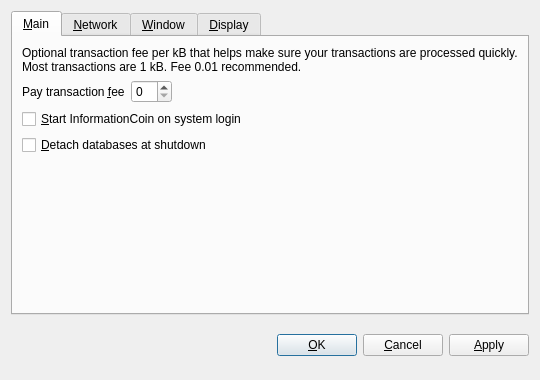
<?xml version="1.0" encoding="UTF-8"?>
<ui version="4.0">
 <class>OptionsDialog</class>
 <widget class="QDialog" name="OptionsDialog">
  <property name="geometry">
   <rect>
    <x>0</x>
    <y>0</y>
    <width>540</width>
    <height>380</height>
   </rect>
  </property>
  <property name="windowTitle">
   <string>Options</string>
  </property>
  <property name="modal">
   <bool>true</bool>
  </property>
  <layout class="QVBoxLayout" name="verticalLayout">
   <item>
    <widget class="QTabWidget" name="tabWidget">
     <property name="tabPosition">
      <enum>QTabWidget::North</enum>
     </property>
     <property name="currentIndex">
      <number>0</number>
     </property>
     <widget class="QWidget" name="tabMain">
      <attribute name="title">
       <string>&amp;Main</string>
      </attribute>
      <layout class="QVBoxLayout" name="verticalLayout_Main">
       <item>
        <widget class="QLabel" name="transactionFeeInfoLabel">
         <property name="text">
          <string>Optional transaction fee per kB that helps make sure your transactions are processed quickly. Most transactions are 1 kB. Fee 0.01 recommended.</string>
         </property>
         <property name="textFormat">
          <enum>Qt::PlainText</enum>
         </property>
         <property name="wordWrap">
          <bool>true</bool>
         </property>
        </widget>
       </item>
       <item>
        <layout class="QHBoxLayout" name="horizontalLayout_Main">
         <item>
          <widget class="QLabel" name="transactionFeeLabel">
           <property name="text">
            <string>Pay transaction &amp;fee</string>
           </property>
           <property name="textFormat">
            <enum>Qt::PlainText</enum>
           </property>
           <property name="buddy">
            <cstring>transactionFee</cstring>
           </property>
          </widget>
         </item>
         <item>
          <widget class="BitcoinAmountField" name="transactionFee"/>
         </item>
         <item>
          <spacer name="horizontalSpacer_Main">
           <property name="orientation">
            <enum>Qt::Horizontal</enum>
           </property>
           <property name="sizeHint" stdset="0">
            <size>
             <width>40</width>
             <height>20</height>
            </size>
           </property>
          </spacer>
         </item>
        </layout>
       </item>
       <item>
        <widget class="QCheckBox" name="bitcoinAtStartup">
         <property name="toolTip">
          <string>Automatically start InformationCoin after logging in to the system.</string>
         </property>
         <property name="text">
          <string>&amp;Start InformationCoin on system login</string>
         </property>
        </widget>
       </item>
       <item>
        <widget class="QCheckBox" name="detachDatabases">
         <property name="toolTip">
          <string>Detach block and address databases at shutdown. This means they can be moved to another data directory, but it slows down shutdown. The wallet is always detached.</string>
         </property>
         <property name="text">
          <string>&amp;Detach databases at shutdown</string>
         </property>
        </widget>
       </item>
       <item>
        <spacer name="verticalSpacer_Main">
         <property name="orientation">
          <enum>Qt::Vertical</enum>
         </property>
         <property name="sizeHint" stdset="0">
          <size>
           <width>20</width>
           <height>40</height>
          </size>
         </property>
        </spacer>
       </item>
      </layout>
     </widget>
     <widget class="QWidget" name="tabNetwork">
      <attribute name="title">
       <string>&amp;Network</string>
      </attribute>
      <layout class="QVBoxLayout" name="verticalLayout_Network">
       <item>
        <widget class="QCheckBox" name="mapPortUpnp">
         <property name="toolTip">
          <string>Automatically open the InformationCoin client port on the router. This only works when your router supports UPnP and it is enabled.</string>
         </property>
         <property name="text">
          <string>Map port using &amp;UPnP</string>
         </property>
        </widget>
       </item>
       <item>
        <widget class="QCheckBox" name="connectSocks">
         <property name="toolTip">
          <string>Connect to the InformationCoin network through a SOCKS proxy (e.g. when connecting through Tor).</string>
         </property>
         <property name="text">
          <string>&amp;Connect through SOCKS proxy:</string>
         </property>
        </widget>
       </item>
       <item>
        <layout class="QHBoxLayout" name="horizontalLayout_Network">
         <item>
          <widget class="QLabel" name="proxyIpLabel">
           <property name="text">
            <string>Proxy &amp;IP:</string>
           </property>
           <property name="textFormat">
            <enum>Qt::PlainText</enum>
           </property>
           <property name="buddy">
            <cstring>proxyIp</cstring>
           </property>
          </widget>
         </item>
         <item>
          <widget class="QValidatedLineEdit" name="proxyIp">
           <property name="maximumSize">
            <size>
             <width>140</width>
             <height>16777215</height>
            </size>
           </property>
           <property name="toolTip">
            <string>IP address of the proxy (e.g. 127.0.0.1)</string>
           </property>
          </widget>
         </item>
         <item>
          <widget class="QLabel" name="proxyPortLabel">
           <property name="text">
            <string>&amp;Port:</string>
           </property>
           <property name="textFormat">
            <enum>Qt::PlainText</enum>
           </property>
           <property name="buddy">
            <cstring>proxyPort</cstring>
           </property>
          </widget>
         </item>
         <item>
          <widget class="QLineEdit" name="proxyPort">
           <property name="maximumSize">
            <size>
             <width>55</width>
             <height>16777215</height>
            </size>
           </property>
           <property name="toolTip">
            <string>Port of the proxy (e.g. 9050)</string>
           </property>
          </widget>
         </item>
         <item>
          <widget class="QLabel" name="socksVersionLabel">
           <property name="text">
            <string>SOCKS &amp;Version:</string>
           </property>
           <property name="textFormat">
            <enum>Qt::PlainText</enum>
           </property>
           <property name="buddy">
            <cstring>socksVersion</cstring>
           </property>
          </widget>
         </item>
         <item>
          <widget class="QValueComboBox" name="socksVersion">
           <property name="toolTip">
            <string>SOCKS version of the proxy (e.g. 5)</string>
           </property>
          </widget>
         </item>
         <item>
          <spacer name="horizontalSpacer_Network">
           <property name="orientation">
            <enum>Qt::Horizontal</enum>
           </property>
           <property name="sizeHint" stdset="0">
            <size>
             <width>40</width>
             <height>20</height>
            </size>
           </property>
          </spacer>
         </item>
        </layout>
       </item>
       <item>
        <spacer name="verticalSpacer_Network">
         <property name="orientation">
          <enum>Qt::Vertical</enum>
         </property>
         <property name="sizeHint" stdset="0">
          <size>
           <width>20</width>
           <height>40</height>
          </size>
         </property>
        </spacer>
       </item>
      </layout>
     </widget>
     <widget class="QWidget" name="tabWindow">
      <attribute name="title">
       <string>&amp;Window</string>
      </attribute>
      <layout class="QVBoxLayout" name="verticalLayout_Window">
       <item>
        <widget class="QCheckBox" name="minimizeToTray">
         <property name="toolTip">
          <string>Show only a tray icon after minimizing the window.</string>
         </property>
         <property name="text">
          <string>&amp;Minimize to the tray instead of the taskbar</string>
         </property>
        </widget>
       </item>
       <item>
        <widget class="QCheckBox" name="minimizeOnClose">
         <property name="toolTip">
          <string>Minimize instead of exit the application when the window is closed. When this option is enabled, the application will be closed only after selecting Quit in the menu.</string>
         </property>
         <property name="text">
          <string>M&amp;inimize on close</string>
         </property>
        </widget>
       </item>
       <item>
        <spacer name="verticalSpacer_Window">
         <property name="orientation">
          <enum>Qt::Vertical</enum>
         </property>
         <property name="sizeHint" stdset="0">
          <size>
           <width>20</width>
           <height>40</height>
          </size>
         </property>
        </spacer>
       </item>
      </layout>
     </widget>
     <widget class="QWidget" name="tabDisplay">
      <attribute name="title">
       <string>&amp;Display</string>
      </attribute>
      <layout class="QVBoxLayout" name="verticalLayout_Display">
       <item>
        <layout class="QHBoxLayout" name="horizontalLayout_1_Display">
         <item>
          <widget class="QLabel" name="langLabel">
           <property name="text">
            <string>User Interface &amp;language:</string>
           </property>
           <property name="textFormat">
            <enum>Qt::PlainText</enum>
           </property>
           <property name="buddy">
            <cstring>lang</cstring>
           </property>
          </widget>
         </item>
         <item>
          <widget class="QValueComboBox" name="lang">
           <property name="toolTip">
            <string>The user interface language can be set here. This setting will take effect after restarting InformationCoin.</string>
           </property>
          </widget>
         </item>
        </layout>
       </item>
       <item>
        <layout class="QHBoxLayout" name="horizontalLayout_2_Display">
         <item>
          <widget class="QLabel" name="unitLabel">
           <property name="text">
            <string>&amp;Unit to show amounts in:</string>
           </property>
           <property name="textFormat">
            <enum>Qt::PlainText</enum>
           </property>
           <property name="buddy">
            <cstring>unit</cstring>
           </property>
          </widget>
         </item>
         <item>
          <widget class="QValueComboBox" name="unit">
           <property name="toolTip">
            <string>Choose the default subdivision unit to show in the interface and when sending coins.</string>
           </property>
          </widget>
         </item>
        </layout>
       </item>
       <item>
        <widget class="QCheckBox" name="displayAddresses">
         <property name="toolTip">
          <string>Whether to show InformationCoin addresses in the transaction list or not.</string>
         </property>
         <property name="text">
          <string>&amp;Display addresses in transaction list</string>
         </property>
        </widget>
       </item>
       <item>
        <spacer name="verticalSpacer_Display">
         <property name="orientation">
          <enum>Qt::Vertical</enum>
         </property>
         <property name="sizeHint" stdset="0">
          <size>
           <width>20</width>
           <height>40</height>
          </size>
         </property>
        </spacer>
       </item>
      </layout>
     </widget>
    </widget>
   </item>
   <item>
    <layout class="QHBoxLayout" name="horizontalLayout_Buttons">
     <item>
      <spacer name="horizontalSpacer_1">
       <property name="orientation">
        <enum>Qt::Horizontal</enum>
       </property>
       <property name="sizeHint" stdset="0">
        <size>
         <width>40</width>
         <height>48</height>
        </size>
       </property>
      </spacer>
     </item>
     <item>
      <widget class="QLabel" name="statusLabel">
       <property name="font">
        <font>
         <weight>75</weight>
         <bold>true</bold>
        </font>
       </property>
       <property name="text">
        <string/>
       </property>
       <property name="textFormat">
        <enum>Qt::PlainText</enum>
       </property>
       <property name="wordWrap">
        <bool>true</bool>
       </property>
      </widget>
     </item>
     <item>
      <spacer name="horizontalSpacer_2">
       <property name="orientation">
        <enum>Qt::Horizontal</enum>
       </property>
       <property name="sizeHint" stdset="0">
        <size>
         <width>40</width>
         <height>48</height>
        </size>
       </property>
      </spacer>
     </item>
     <item>
      <widget class="QPushButton" name="okButton">
       <property name="text">
        <string>&amp;OK</string>
       </property>
      </widget>
     </item>
     <item>
      <widget class="QPushButton" name="cancelButton">
       <property name="text">
        <string>&amp;Cancel</string>
       </property>
       <property name="autoDefault">
        <bool>false</bool>
       </property>
      </widget>
     </item>
     <item>
      <widget class="QPushButton" name="applyButton">
       <property name="text">
        <string>&amp;Apply</string>
       </property>
       <property name="autoDefault">
        <bool>false</bool>
       </property>
      </widget>
     </item>
    </layout>
   </item>
  </layout>
 </widget>
 <customwidgets>
  <customwidget>
   <class>BitcoinAmountField</class>
   <extends>QSpinBox</extends>
   <header>bitcoinamountfield.h</header>
  </customwidget>
  <customwidget>
   <class>QValueComboBox</class>
   <extends>QComboBox</extends>
   <header>qvaluecombobox.h</header>
  </customwidget>
  <customwidget>
   <class>QValidatedLineEdit</class>
   <extends>QLineEdit</extends>
   <header>qvalidatedlineedit.h</header>
  </customwidget>
 </customwidgets>
 <resources/>
 <connections/>
</ui>
